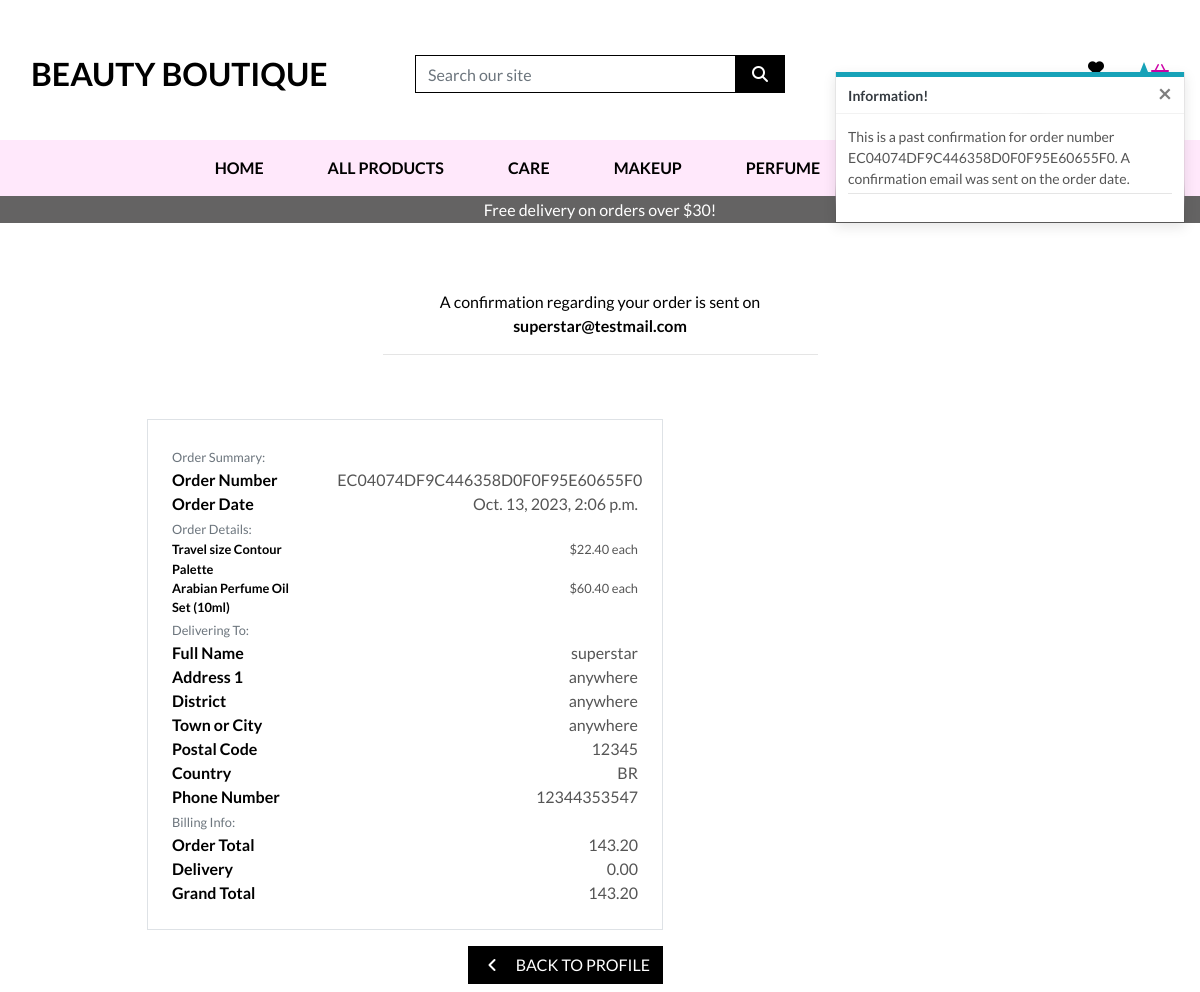
Screenshot of /profile/order_history/EC04074DF9C446358D0F0F95E60655F0 with the database file from the repository.
### checkout/models.py (models this page shows, shortened)
class Order(models.Model):
    order_number = models.CharField(max_length=32, null=False, editable=False)
    user_profile = models.ForeignKey(UserProfile, on_delete=models.SET_NULL,
                                    null=True, blank=True, related_name='orders')
    name = models.CharField(max_length=50, null=False, blank=False)
    email = models.EmailField(max_length=254, null=False, blank=False)
    phone_number = models.CharField(max_length=20, null=False, blank=False)
    country = CountryField(blank_label='Country', null=False, blank=False)
    postcode = models.CharField(max_length=20, null=True, blank=True)
    town_or_city = models.CharField(max_length=40, null=False, blank=False)
    street_address1 = models.CharField(max_length=80, null=False, blank=False)
    street_address2 = models.CharField(max_length=80, null=True, blank=True)
    district = models.CharField(max_length=80, null=True, blank=True)
    date = models.DateTimeField(auto_now_add=True)
    delivery_cost = models.DecimalField(max_digits=6, decimal_places=2, null=False, default=0)
    order_total = models.DecimalField(max_digits=10, decimal_places=2, null=False, default=0)
    grand_total = models.DecimalField(max_digits=10, decimal_places=2, null=False, default=0)
    original_basket = models.TextField(null=False, blank=False, default='')
    stripe_pid = models.CharField(max_length=254, null=False, blank=False,
                                  default='')

class OrderLineItem(models.Model):
    order = models.ForeignKey(Order, null=False, blank=False, on_delete=models.CASCADE, related_name='lineitems')
    product = models.ForeignKey(Product, null=False, blank=False, on_delete=models.CASCADE)
    quantity = models.IntegerField(null=False, blank=False, default=0)
    lineitem_total = models.DecimalField(max_digits=6, decimal_places=2, null=False, blank=False, editable=False)

### products/models.py (models this page shows, shortened)
class Product(models.Model):
    category = models.ForeignKey('Category', null=True, blank=True,
                                 on_delete=models.SET_NULL)
    sku = models.CharField(max_length=254, null=True, blank=True)
    name = models.CharField(max_length=254)
    description = models.TextField()
    application = models.TextField()
    ingredients = models.TextField()
    price = models.DecimalField(max_digits=6, decimal_places=2)
    rating = models.DecimalField(max_digits=6, decimal_places=2, null=True,
                                 blank=True)
    image_url = models.URLField(max_length=1024, null=True, blank=True)
    image = models.ImageField(null=True, blank=True)
    available_products =  models.IntegerField(default=15)
    user_favourites = models.ManyToManyField(User, related_name='favourites', blank=True)

### profiles/views.py (the view)
# urls.py: path('order_history/<order_number>', views.order_history, name='order_history'),
def order_history(request, order_number):
    order = get_object_or_404(Order, order_number=order_number)
    messages.info(request, (
        f'This is a past confirmation for order number {order_number}. '
        'A confirmation email was sent on the order date.'
    ))
    template = 'checkout/checkout_successful.html'
    context = {
        'order': order,
        'from_profile': True,
    }
    return render(request, template, context)

### basket/contexts.py (called while the page is built, shortened)
def basket_contents(request):
    basket_items = []
    total = 0
    product_count = 0
    basket = request.session.get('basket', {})
    if total < settings.FREE_DELIVERY_THRESHOLD:
        delivery = total * Decimal(settings.STANDARD_DELIVERY_PERCENTAGE / 100)
        free_delivery_delta = settings.FREE_DELIVERY_THRESHOLD - total
    else:
        delivery = 0
        free_delivery_delta = 0
    grand_total = delivery + total
    context = {
        'basket_items' : basket_items,
        'total' : total,
        'product_count' : product_count,
        'delivery' : delivery,
        'free_delivery_delta' : free_delivery_delta,
        'free_delivery_threshold': settings.FREE_DELIVERY_THRESHOLD,
        'grand_total' : grand_total,
    }
    return context

### favourites/contexts.py (called while the page is built)
def favourites_contents(request):
    products = 0
    quantity = 0
    if request.user.is_authenticated:
        products = Product.objects.filter(user_favourites=request.user)
        quantity = (products).count()
    context = {
        "user_favourites": products,
        "quantity" : quantity,
        }
    return(context)

### checkout/templates/checkout/checkout_successful.html (shortened to what this page needs)
{% extends "base.html" %}
{% load static %}
{% block extra_css %}
<link rel="stylesheet" href="{% static 'checkout/css/checkout.css' %}">
{% endblock %}
{% block page_header %}
<div class="container h-20 my-4 py-3 py-2 bg-white">
    <div class="col-6 text-center mb-2 mx-auto">
        <h6 class="logo-font text-white font-weight-bold">
        </h6>
        <p class="text-black"> A confirmation regarding your order is sent on <strong>{{ order.email }}</strong></p>
        <hr>
    </div>
</div>
{% endblock %}
{% block content %}
<div class="container-fluid">
    <div class="container">
        <div class="row bg-white">
            <div class="col-12 col-lg-7">
                <div class="order-confirmation-wrapper p-4 border mt-2 mb-2">
                    <div class="row">
                        <div class="col">
                            <small class="text-muted">Order Summary:</small>
                        </div>
                    </div>
                    <div class="row">
                        <div class="col-12 col-md-4">
                            <p class="mb-0 text-black font-weight-bold">Order Number</p>
                        </div>
                        <div class="col-12 col-md-8 text-md-right">
                            <p class="mb-0">{{ order.order_number }}</p>
                        </div>
                    </div>
                    <div class="row">
                        <div class="col-12 col-md-4">
                            <p class="mb-0 text-black font-weight-bold">Order Date</p>
                        </div>
                        <div class="col-12 col-md-8 text-md-right">
                            <p class="mb-0">{{ order.date }}</p>
                        </div>
                    </div>
                    <div class="row">
                        <div class="col">
                            <small class="text-muted">Order Details:</small>
                        </div>
                    </div>
                    {% for item in order.lineitems.all %}
                    <div class="row">
                        <div class="col-12 col-md-4">
                            <p class="small mb-0 text-black font-weight-bold">
                                {{ item.product.name }}
                            </p>
                        </div>
                        <div class="col-12 col-md-8 text-md-right">
                            <p class="small mb-0"> ${{ item.product.price }} each</p>
                        </div>
                    </div>
                    {% endfor %}
                    <div class="row">
                        <div class="col">
                            <small class="text-muted">Delivering To:</small>
                        </div>
                    </div>
                    <div class="row">
                        <div class="col-12 col-md-4">
                            <p class="mb-0 text-black font-weight-bold">Full Name</p>
                        </div>
                        <div class="col-12 col-md-8 text-md-right">
                            <p class="mb-0">{{ order.name }}</p>
                        </div>
                    </div>
                    <div class="row">
                        <div class="col-12 col-md-4">
                            <p class="mb-0 text-black font-weight-bold">Address 1</p>
                        </div>
                        <div class="col-12 col-md-8 text-md-right">
                            <p class="mb-0">{{ order.street_address1 }}</p>
                        </div>
                    </div>
                    {% if order.district %}
                    <div class="row">
                        <div class="col-12 col-md-4">
                            <p class="mb-0 text-black font-weight-bold">District</p>
                        </div>
                        <div class="col-12 col-md-8 text-md-right">
                            <p class="mb-0">{{ order.district }}</p>
                        </div>
                    </div>
                    {% endif %}
                    <div class="row">
                        <div class="col-12 col-md-4">
                            <p class="mb-0 text-black font-weight-bold">Town or City</p>
                        </div>
                        <div class="col-12 col-md-8 text-md-right">
                            <p class="mb-0">{{ order.town_or_city }}</p>
                        </div>
                    </div>
                    {% if order.postcode %}
                    <div class="row">
                        <div class="col-12 col-md-4">
                            <p class="mb-0 text-black font-weight-bold">Postal Code</p>
                        </div>
                        <div class="col-12 col-md-8 text-md-right">
                            <p class="mb-0">{{ order.postcode }}</p>
                        </div>
                    </div>
                    {% endif %}
                    <div class="row">
                        <div class="col-12 col-md-4">
                            <p class="mb-0 text-black font-weight-bold">Country</p>
                        </div>
                        <div class="col-12 col-md-8 text-md-right">
                            <p class="mb-0">{{ order.country }}</p>
                        </div>
                    </div>
                    <div class="row">
                        <div class="col-12 col-md-4">
                            <p class="mb-0 text-black font-weight-bold">Phone Number</p>
                        </div>
                        <div class="col-12 col-md-8 text-md-right">
                            <p class="mb-0">{{ order.phone_number }}</p>
                        </div>
                    </div>
                    <div class="row">
                        <div class="col">
                            <small class="text-muted">Billing Info:</small>
                        </div>
                    </div>
                    <div class="row">
                        <div class="col-12 col-md-4">
                            <p class="mb-0 text-black font-weight-bold">Order Total</p>
                        </div>
                        <div class="col-12 col-md-8 text-md-right">
                            <p class="mb-0">{{ order.order_total }}</p>
                        </div>
                    </div>
                    <div class="row">
                        <div class="col-12 col-md-4">
                            <p class="mb-0 text-black font-weight-bold">Delivery</p>
                        </div>
                        <div class="col-12 col-md-8 text-md-right">
                            <p class="mb-0">{{ order.delivery_cost }}</p>
                        </div>
                    </div>
                    <div class="row">
                        <div class="col-12 col-md-4">
                            <p class="mb-0 text-black font-weight-bold">Grand Total</p>
                        </div>
                        <div class="col-12 col-md-8 text-md-right">
                            <p class="mb-0">{{ order.grand_total }}</p>
                        </div>
                    </div>
                </div>
            </div>
        </div>
        <div class="row">
			<div class="col-12 col-lg-7 text-right">
                {% if from_profile %}
                    <a href="{% url 'profile' %}" class="btn btn-black rounded-0 my-2">
                        <span class="icon mr-2">
                            <i class="fas fa-angle-left"></i>
                        </span>
                        <span class="text-uppercase">Back to Profile</span>
                    </a>
                {% endif %}
			</div>
		</div>
    </div>
{% endblock %}

### static/css/base.css (style rules this page uses)
html { height: 100%; }
body { background: url('/media/sincerely-media-EmdXBCY_Cds-unsplash.jpg') no-repeat center center fixed; background-size: cover; height: calc(100vh - 164px); color: #555; font-family: 'Lato'; }
.icon { align-items: center; display: inline-flex; justify-content: center; height: 1.5rem; width: 1.5rem; }
.logo-font { text-transform: uppercase; }
.btn-black { background: black; color: white; }
.text-black { color: #000 !important; }
@media (min-width: 1200px) { .container { max-width: 80%; } }

### rows the page displays
Order: email "superstar@testmail.com", order_number "EC04074DF9C446358D0F0F95E60655F0", date "Oct. 13, 2023, 2:06 p.m.", name "superstar", street_address1 "anywhere", district "anywhere", town_or_city "anywhere", postcode "12345", country "BR", phone_number "12344353547", order_total "143.20", delivery_cost "0.00", grand_total "143.20"
OrderLineItem: product.name "Travel size Contour Palette", product.price "22.40"
OrderLineItem: product.name "Arabian Perfume Oil Set (10ml)", product.price "60.40"

### other values shown
{{ free_delivery_threshold }} "30"
{{ message }} "This is a past confirmation for order number EC04074DF9C446358D0F0F95E60655F0. A confirmation email was sent on the order date."
